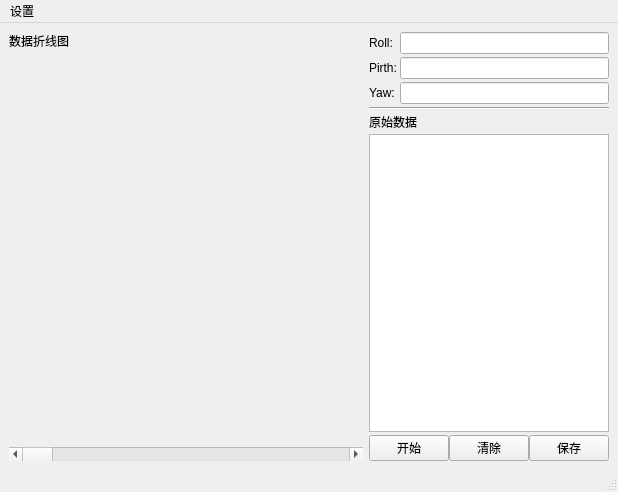
<?xml version="1.0" encoding="UTF-8"?>
<ui version="4.0">
 <class>MainWindow</class>
 <widget class="QMainWindow" name="MainWindow">
  <property name="geometry">
   <rect>
    <x>0</x>
    <y>0</y>
    <width>618</width>
    <height>492</height>
   </rect>
  </property>
  <property name="windowTitle">
   <string>OWL_MPU6050串口助手</string>
  </property>
  <widget class="QWidget" name="centralwidget">
   <layout class="QVBoxLayout" name="verticalLayout_7">
    <item>
     <layout class="QHBoxLayout" name="horizontalLayout_2" stretch="10,1">
      <item>
       <layout class="QVBoxLayout" name="verticalLayout">
        <item>
         <widget class="QLabel" name="label_5">
          <property name="sizePolicy">
           <sizepolicy hsizetype="Preferred" vsizetype="Fixed">
            <horstretch>0</horstretch>
            <verstretch>0</verstretch>
           </sizepolicy>
          </property>
          <property name="text">
           <string>数据折线图</string>
          </property>
         </widget>
        </item>
        <item>
         <widget class="QWidget" name="XYView" native="true"/>
        </item>
        <item>
         <widget class="QScrollBar" name="horizontalScrollBar">
          <property name="sizePolicy">
           <sizepolicy hsizetype="Minimum" vsizetype="Fixed">
            <horstretch>0</horstretch>
            <verstretch>0</verstretch>
           </sizepolicy>
          </property>
          <property name="orientation">
           <enum>Qt::Horizontal</enum>
          </property>
         </widget>
        </item>
       </layout>
      </item>
      <item>
       <layout class="QVBoxLayout" name="verticalLayout_6" stretch="0,0">
        <property name="spacing">
         <number>3</number>
        </property>
        <item>
         <layout class="QHBoxLayout" name="horizontalLayout">
          <item>
           <layout class="QVBoxLayout" name="verticalLayout_3">
            <item>
             <widget class="QLabel" name="Roll">
              <property name="sizePolicy">
               <sizepolicy hsizetype="Minimum" vsizetype="Minimum">
                <horstretch>0</horstretch>
                <verstretch>0</verstretch>
               </sizepolicy>
              </property>
              <property name="text">
               <string>Roll:</string>
              </property>
             </widget>
            </item>
            <item>
             <widget class="QLabel" name="Pirth">
              <property name="text">
               <string>Pirth:</string>
              </property>
             </widget>
            </item>
            <item>
             <widget class="QLabel" name="Yaw">
              <property name="text">
               <string>Yaw:</string>
              </property>
             </widget>
            </item>
           </layout>
          </item>
          <item>
           <layout class="QVBoxLayout" name="verticalLayout_2">
            <item>
             <widget class="QLineEdit" name="data_Roll"/>
            </item>
            <item>
             <widget class="QLineEdit" name="data_Pirth"/>
            </item>
            <item>
             <widget class="QLineEdit" name="data_Yaw">
              <property name="sizePolicy">
               <sizepolicy hsizetype="Expanding" vsizetype="Fixed">
                <horstretch>0</horstretch>
                <verstretch>0</verstretch>
               </sizepolicy>
              </property>
             </widget>
            </item>
           </layout>
          </item>
         </layout>
        </item>
        <item>
         <layout class="QVBoxLayout" name="verticalLayout_5">
          <item>
           <widget class="Line" name="line_3">
            <property name="orientation">
             <enum>Qt::Horizontal</enum>
            </property>
           </widget>
          </item>
          <item>
           <widget class="QLabel" name="label_4">
            <property name="text">
             <string>原始数据</string>
            </property>
           </widget>
          </item>
          <item>
           <layout class="QHBoxLayout" name="horizontalLayout_6">
            <item>
             <widget class="QPlainTextEdit" name="boot_data"/>
            </item>
           </layout>
          </item>
          <item>
           <layout class="QHBoxLayout" name="horizontalLayout_5">
            <property name="spacing">
             <number>0</number>
            </property>
            <item>
             <widget class="QPushButton" name="start">
              <property name="text">
               <string>开始</string>
              </property>
             </widget>
            </item>
            <item>
             <widget class="QPushButton" name="clear">
              <property name="text">
               <string>清除</string>
              </property>
             </widget>
            </item>
            <item>
             <widget class="QPushButton" name="save">
              <property name="text">
               <string>保存</string>
              </property>
             </widget>
            </item>
           </layout>
          </item>
         </layout>
        </item>
       </layout>
      </item>
     </layout>
    </item>
   </layout>
  </widget>
  <widget class="QStatusBar" name="statusbar"/>
  <widget class="QMenuBar" name="menubar">
   <property name="geometry">
    <rect>
     <x>0</x>
     <y>0</y>
     <width>618</width>
     <height>22</height>
    </rect>
   </property>
   <widget class="QMenu" name="menu">
    <property name="title">
     <string>设置</string>
    </property>
    <addaction name="sets"/>
   </widget>
   <addaction name="menu"/>
  </widget>
  <action name="sets">
   <property name="text">
    <string>setting</string>
   </property>
  </action>
 </widget>
 <resources/>
 <connections/>
</ui>
